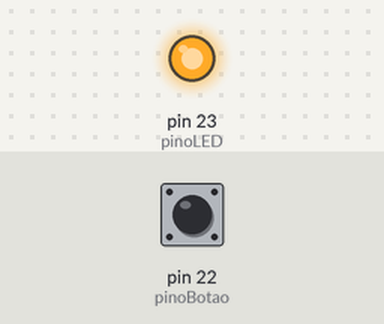
Bench run of a sketch on a simulated Arduino Mega 2560, built with avr-gcc and run on an emulated ATmega2560. On the bench: output pins drawn as LEDs (lit = HIGH). Inputs (shaded band) come from the test bench; at power-on: pin 22 (pinoBotao) HIGH.

Above: at 1.2 s.
1.3 s: pin 22 (pinoBotao) pulled LOW for 0.15 s
At 1.37 s:
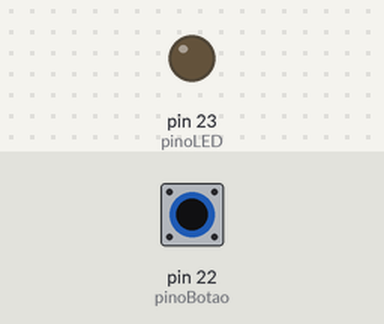
2.9 s: pin 22 (pinoBotao) pulled LOW for 3.2 s
At 6.4 s:
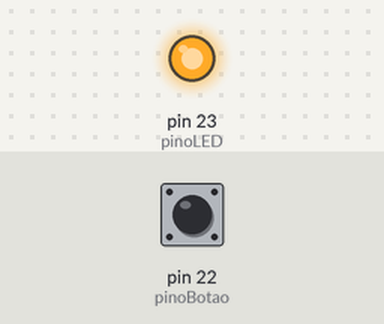
Timing chart, 0 to 7.9 s (numbered marks = the images above; inputs shaded):
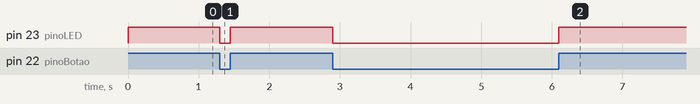

Measured:
- after the input at 1.3 s, pin 23 (pinoLED): HIGH → LOW at once, → HIGH 0.15 s later
- after the input at 2.9 s, pin 23 (pinoLED): HIGH → LOW at once, → HIGH 3.2 s later

The sketch:

05_Entrada_Digital.ino
```cpp
//Criando as variáveis de cada componente
int pinoLED = 23;
int pinoBotao = 22;

void setup() {
  pinMode(pinoLED, OUTPUT);
  //Definindo que o botão será do tipo ENTRADA
  pinMode(pinoBotao, INPUT_PULLUP);
}

void loop() {
  //Verificando o valor do componente pressionado HIGH ou LOW
  int valorBotao = digitalRead(pinoBotao);

  if (valorBotao == HIGH) {
    digitalWrite(pinoLED, HIGH);
  } else {
    digitalWrite(pinoLED, LOW);
  }

}
```
